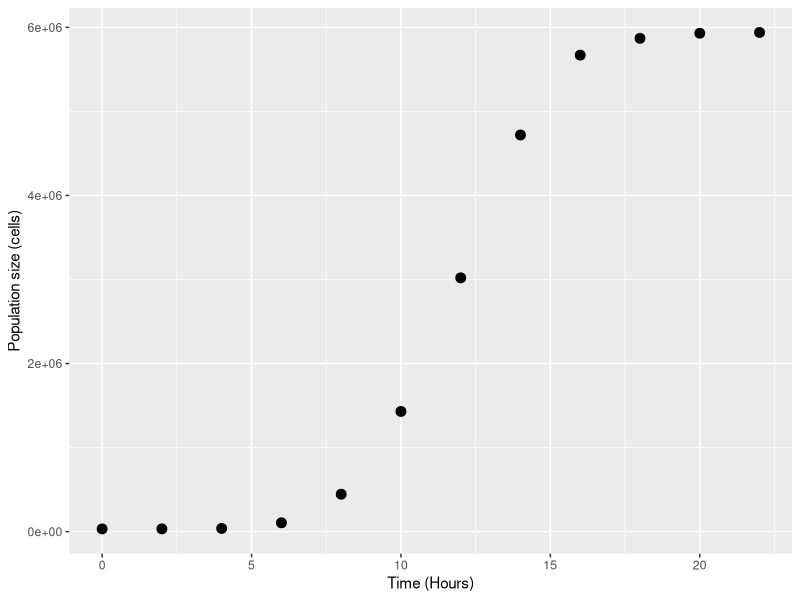
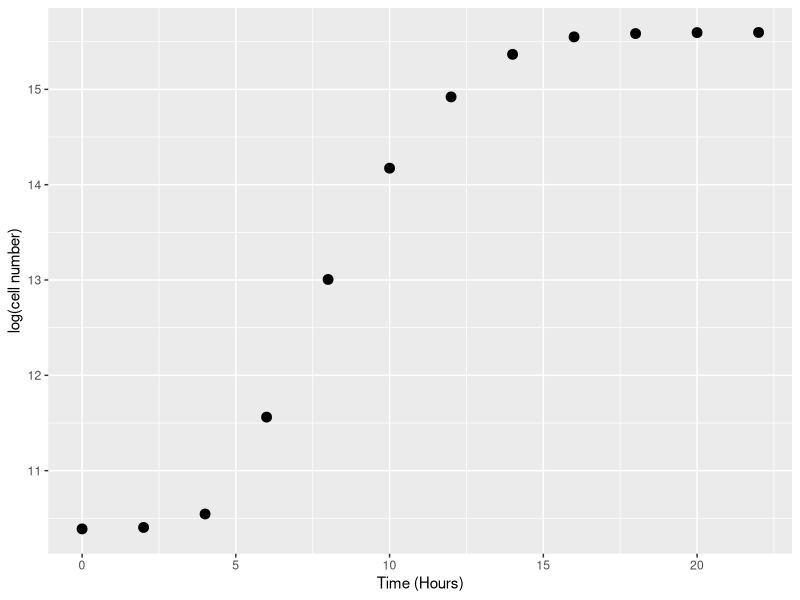
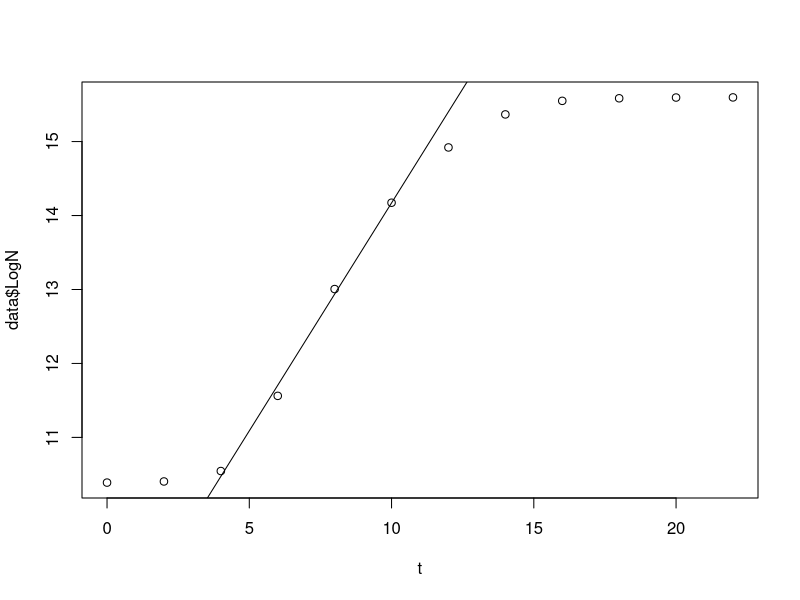
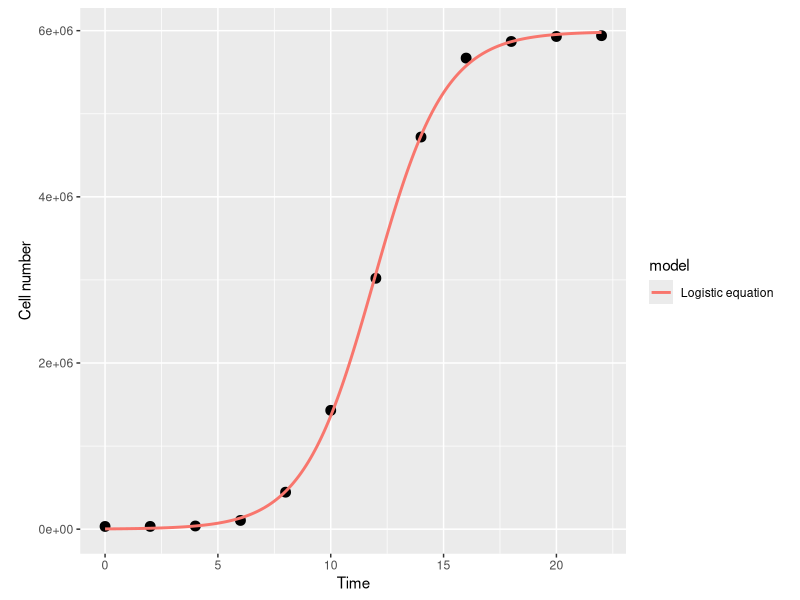
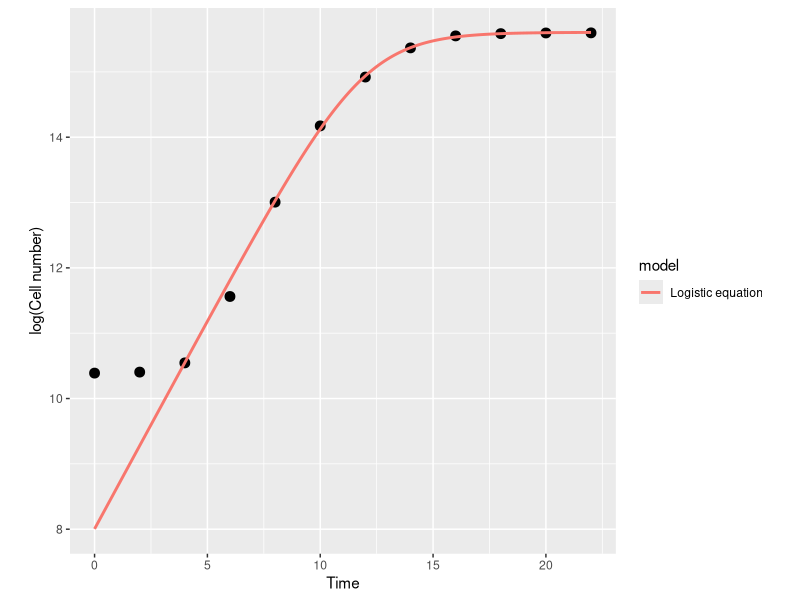
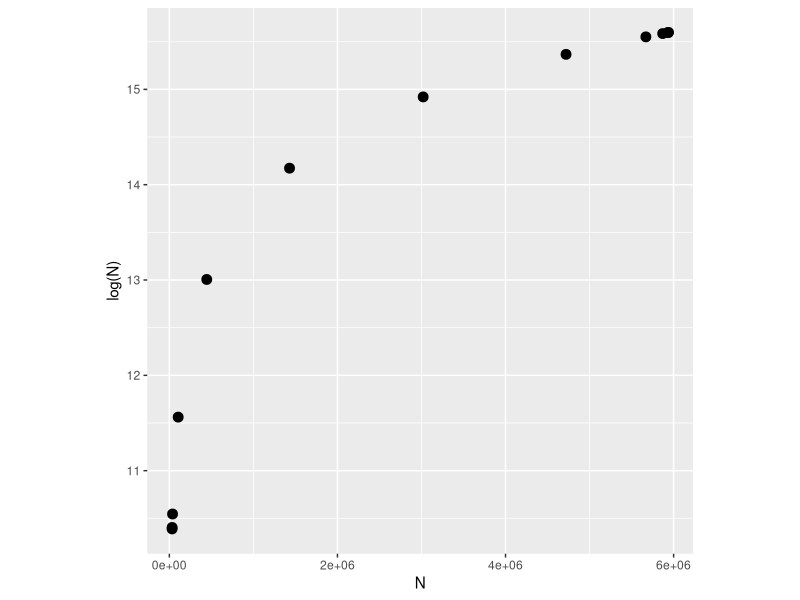
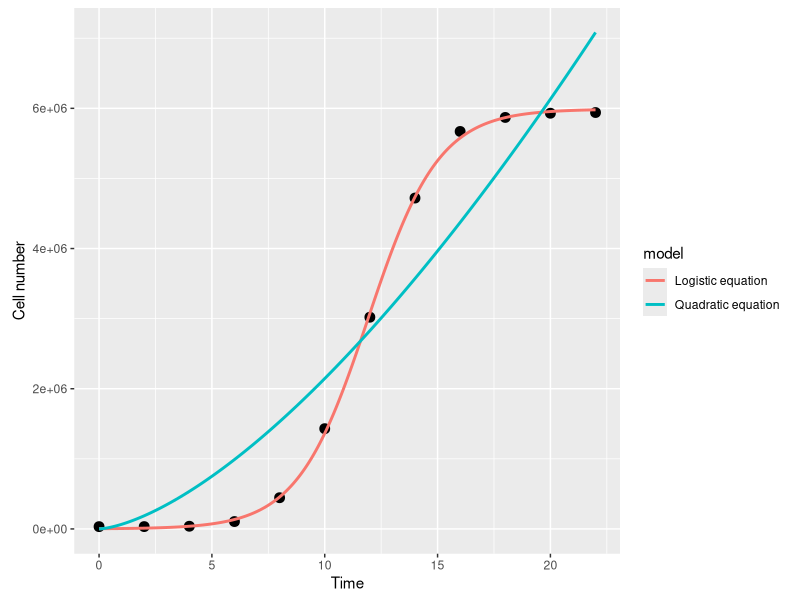
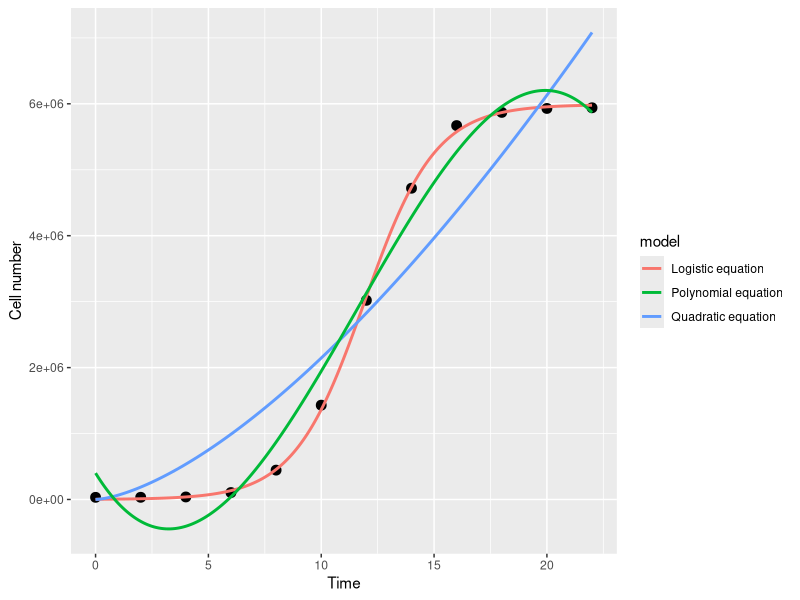

These figures' R source, in order:
#!/usr/bin/env R

#packages
require(ggplot2)
require(minpack.lm)

rm(list=ls())

# Generate data - a bacterial population over time
t <- seq(0, 22, 2)
N <- c(32500, 33000, 38000, 105000, 445000, 1430000, 3020000, 4720000, 5670000, 5870000, 5930000, 5940000)

set.seed(1234) #set seed to ensure get the same random sequence

data <- data.frame(t, N + rnorm(length(time), sd = 0.1)) #add some random error

names(data) <- c("Time", "N")

head(data)

#plot the data
ggplot(data, aes(x = Time, y = N)) +
  geom_point(size = 3) +
  labs(x = "Time (Hours)", y = "Population size (cells)")

######## Basic linear approach - applying linear model to exponential phase only
data$LogN <- log(data$N) #add column of log of population at each time point

#visualise
ggplot(data, aes(x = t, y = LogN)) +
  geom_point(size = 3) +
  labs(x = "Time (Hours)", y = "log(cell number)")

#based on the graph, logged data looks fairly linear between 4 and 10
r <- (data[data$Time == 10,]$LogN - data[data$Time == 4,]$LogN) / (10 - 4)
r # = 0.605

### Better version - fit lm through exponential part
lm_growth <- lm(LogN ~ Time, data = data[data$Time > 2 & data$Time < 12,])
summary(lm_growth)
r <- coef(lm_growth)[[2]]
r # = 0.616

#visualise lm_growth
plot(x = t, y = data$LogN)
abline(coef(lm_growth)[[1]], coef(lm_growth)[[2]])


########## Fitting non-linear models for growth trajectories
logistic_model <- function(t, r_max, N_max, N_0) { #the classic logistical equation
  return(N_0 * N_max * exp(r_max * t)/(N_max + N_0 * (exp(r_max * t) - 1)))
}

#define starting paramenters
N_0_start <- min(data$N) # lowest population size
N_max_start <- max(data$N) # lowest population size
r_max_start <- 0.62 # use our linear estimate from before

fit_logistic <- nlsLM(N ~ logistic_model(t = Time, r_max, N_max, N_0), data,
                      start = list(r_max=r_max_start, N_0 = N_0_start, N_max = N_max_start))
summary(fit_logistic)

#plot the fit

##first create dataframe that will be used to draw the model fit line
timepoints <- seq(0, 22, 0.1)

logistic_points <- logistic_model(t = timepoints, 
                                  r_max = coef(fit_logistic)["r_max"],
                                  N_max = coef(fit_logistic)["N_max"],
                                  N_0 = coef(fit_logistic)["N_0"])
df1 <- data.frame(timepoints, logistic_points)
df1$model <- "Logistic equation"
names(df1) <- c("Time", "N", "model")

ggplot(data, aes(x = Time, y = N)) +
  geom_point(size = 3) +
  geom_line(data = df1, #here we use the dataframe we just created
            aes(x = Time, y = N, col = model),
            size = 1) +
  theme(aspect.ratio = 1) + #make the plot square
  labs(x = "Time", y = "Cell number")

r <- coef(fit_logistic)[["r_max"]]
r # = 0.638


## try same plot on log transformed axis (like for original linear examples)
ggplot(data, aes(x = Time, y = LogN)) +
  geom_point(size = 3) +
  geom_line(data = df1,
            aes(x = Time, y = log(N), col = model),
            size = 1) +
  theme(aspect.ratio = 1) +
  labs(x = "Time", y = "log(Cell number)")
# doesn't fit the lag phase of the model as the logistic model 
# assumes population is growing from the start

#taking log exposes deviation from the data - when the values are very small, the fit might be 
#visually fine, but that's just becuase the numbers are so small that you can't tell it's deviating
# taking logarithm is a nonlinear transformation - small numbers close to zero yield dispropotionately large
# deviations, allowing us to see inaccuracy in logistic growth model

#plot to demonstrate this
ggplot(data, aes(x = N, y = LogN)) +
  geom_point(size = 3) +
  theme(aspect.ratio = 1) +
  labs(x = "N", y = "log(N)")


############ OWN EXERCISE (NOT ON PAGE) ###################
#once done, fit a linear model to the curve = try quadratic or cubic
powMod <- function(x, a, b) {
  return(a * x^b)
}

model_quad <- nlsLM(N ~ powMod(x = Time, a, b), data = data,
                    start = c(a = 2, b = 2))
summary(model_quad)

timepoints <- timepoints <- seq(0, 22, 0.1)

quadratic.points <- powMod(x = timepoints,
                    a = coef(model_quad)["a"],
                    b = coef(model_quad)["b"])

df2 <- data.frame(timepoints, quadratic.points)
df2$model <- "Quadratic equation"
names(df2) <- c("Time", "N", "model")

ggplot(data, aes(x = Time, y = N)) +
  geom_point(size = 3) +
  geom_line(data = df1, #here we use the dataframe we just created
            aes(x = Time, y = N, col = model),
            size = 1) +
  geom_line(data = df2,
            aes(x = Time, y = N, col = model),
            size = 1) +
  theme(aspect.ratio = 1) + #make the plot square
  labs(x = "Time", y = "Cell number")


model_poly <- lm(N ~ poly(Time, 3), data = data)

summary(model_poly)

timepoints <- seq(0, 22, 0.1)

# poly.points <- pow3Mod(x = timepoints,
#                        a = coef(model_poly)["a"],
#                        b = coef(model_poly)["b"],
#                        c = coef(model_poly)["c"],
#                        d = coef(model_poly)["d"])

poly.points <- predict.lm(model_poly, data.frame(Time = timepoints))

df3 <- data.frame(timepoints, poly.points)
df3$model <- "Polynomial equation"
names(df3) <- c("Time", "N", "model")

ggplot(data, aes(x = Time, y = N)) +
  geom_point(size = 3) +
  geom_line(data = df1, #here we use the dataframe we just created
            aes(x = Time, y = N, col = model),
            size = 1) +
  geom_line(data = df2,
            aes(x = Time, y = N, col = model),
            size = 1) +
  geom_line(data = df3,
            aes(x = Time, y = N, col = model),
            size = 1) +
  theme(aspect.ratio = 1) + #make the plot square
  labs(x = "Time", y = "Cell number")

############ END OF OWN EXERCISE (NOT ON PAGE) #################

### fit gompertz model, which takes lag phase into account

gompertz_model <- function(t, r_max, N_max, N_0, t_lag) { ## Modified gompertz growth model (Zwietering 1990)
  return(N_0 + (N_max - N_0) * exp(-exp(r_max * exp(1) * ((t_lag - t)/((N_max - N_0) * log(10))) + 1)))
  
}

#define starting values
N_0_start <- min(data$LogN) # lowest population size, note log scale
N_max_start <- max(data$LogN) # highest population size, note log scale
r_max_start <- 0.62 # use our previous estimate from the OLS fitting from above

#calculate t_lag = last timepoint of lagphase
differentials <- diff(diff(data$LogN)) #2nd order differentials = tells you how fast gradient is changing

#find the index of the max value (ie. when population starting to take off)
max_diff <- which.max(differentials)

#use this to get value of time at this index
t_lag_start <- data$Time[max_diff]

# can also be done in one:
# t_lag_start <- data$Time[which.max(diff(diff(data$LogN)))]

# fit the model using these start values
fit_gompertz <- nlsLM(LogN ~ gompertz_model(t = Time, r_max, N_max, N_0, t_lag), data = data,
                      start = list(t_lag=t_lag_start, r_max=r_max_start, N_0 = N_0_start, N_max = N_max_start))
summary(fit_gompertz)

#see how fits of two linear models compare
timepoints <- seq(0, 24, by = 0.1)

#need to get log of logistic points (beacuse gompertz uses logged data)
# log.logistic_points <- log(logistic_points) <- could do this if the timepoints were the same but they're not

logistic_points <- log(logistic_model(t = timepoints, 
                                      r_max = coef(fit_logistic)["r_max"], 
                                      N_max = coef(fit_logistic)["N_max"], 
                                      N_0 = coef(fit_logistic)["N_0"]))

#calculate points for fit curve of gompertz
gompertz_points <- gompertz_model(t = timepoints,
                                  r_max = coef(fit_gompertz)["r_max"],
                                  N_max = coef(fit_gompertz)["N_max"],
                                  N_0 = coef(fit_gompertz)["N_0"],
                                  t_lag = coef(fit_gompertz)["t_lag"])

df1 <- data.frame(timepoints, logistic_points)
df1$model <- "Logistic model"
names(df1) <- c("Time", "LogN", "model")

df2 <- data.frame(timepoints, gompertz_points)
df2$model <- "Gompertz model"
names(df2) <- c("Time", "LogN", "model")

model_frame <- rbind(df1, df2)

p <- ggplot(data, aes(x = Time, y = LogN)) +
  geom_point(size = 3) +
  geom_line(data = model_frame, aes(x = Time, y = LogN, col = model), size = 1) +
  theme_bw() + # make the background white
  theme(aspect.ratio=1)+ # make the plot square 
  labs(x = "Time", y = "log(Abundance)")
p  

#find AIC values (include 2 extras I did)
fits <- list(fit_logistic, fit_gompertz, model_poly, model_quad)
names(fits) <- c("logistic", "gompertz", "poly", "quad")
aics <- lapply(X = fits, FUN = AIC)

fits[which.min(aics)]
aics[which.min(aics)]

#check next best isn't within 2 - TODO
